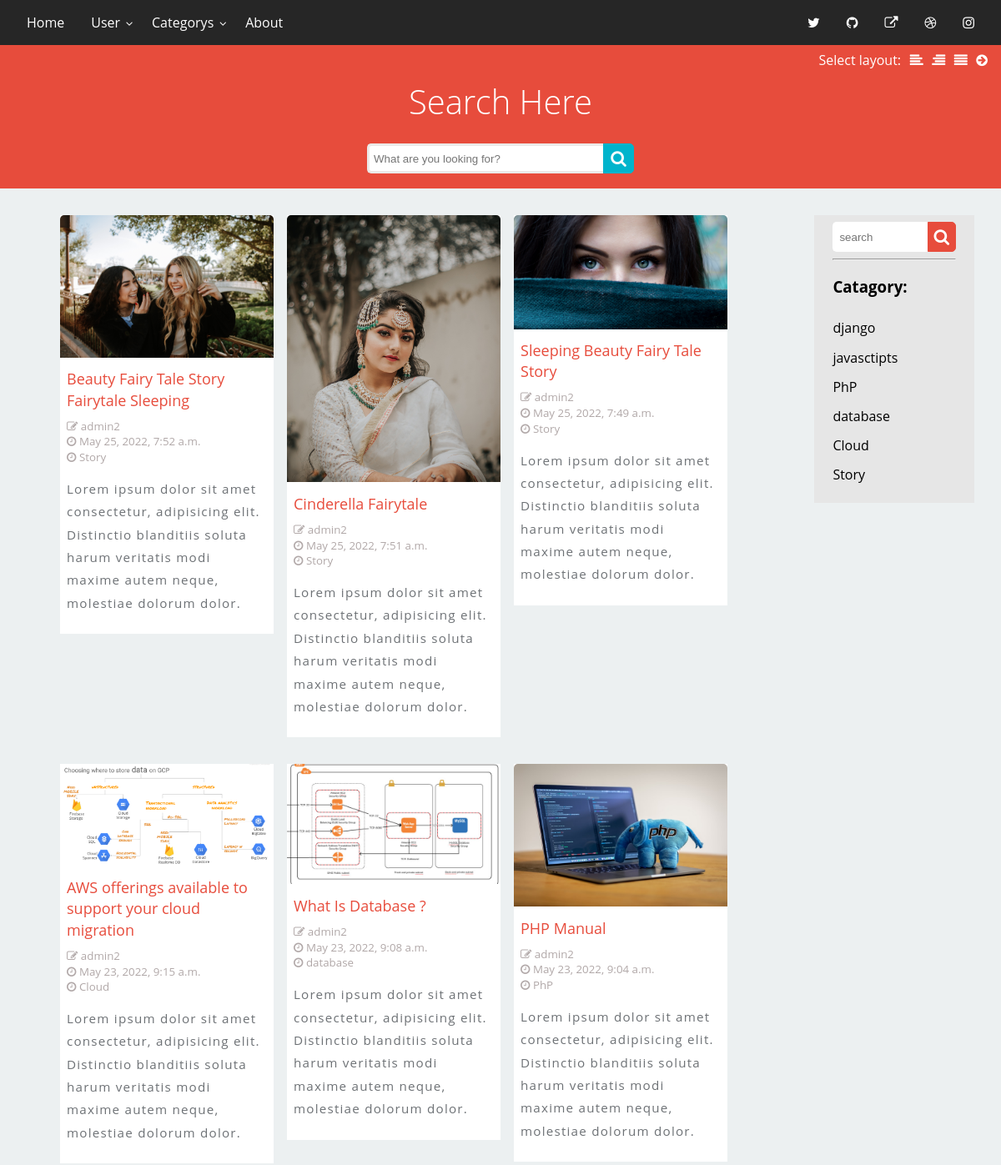
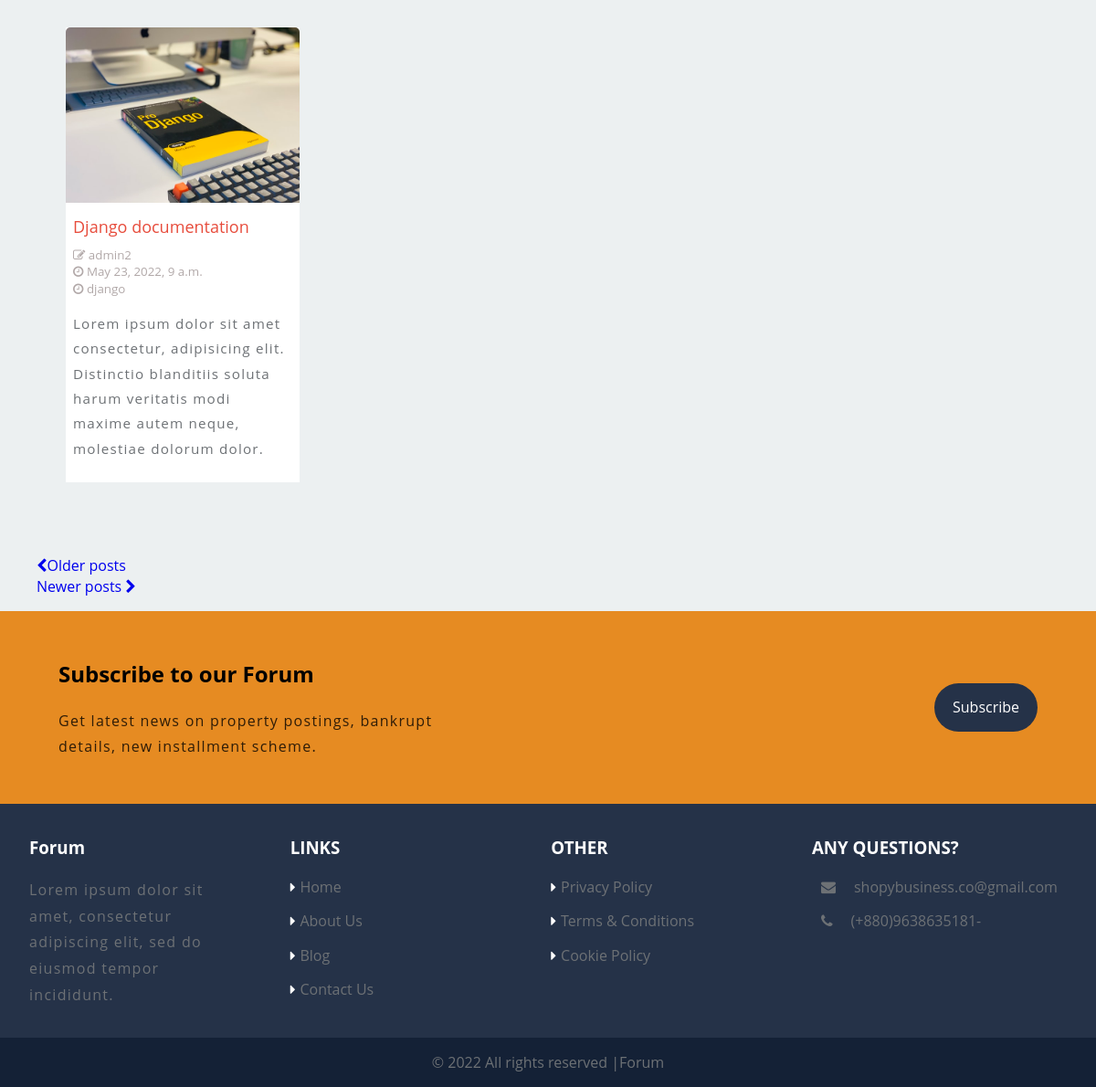
Screenshot of / (signed in) with the database file from the repository (2 pictures, top to bottom).
### home/models.py (models this page shows, shortened)
class BlogModel(models.Model):
    title = models.CharField(max_length=1000)
    slug = models.SlugField(max_length=1000, unique=True, null=True , blank=True)
    content = FroalaField()
    user = models.ForeignKey(User, blank=True, null=True, on_delete=models.CASCADE)
    image = models.ImageField(upload_to='blog')
    category = models. ForeignKey(Category, on_delete=models.CASCADE, blank=True, null=True,)
    created_at = models.DateTimeField(auto_now_add=True)
    upload_to = models.DateTimeField(auto_now=True)
    class Meta:
        verbose_name_plural= 'All Blogs'

class Category (models.Model):
    name = models.CharField(max_length=200)
    slug = models.SlugField(max_length=255, unique=True)
    class Meta:
        verbose_name_plural= 'Categories'

### home/views.py (the view)
# urls.py: 2. Add a URL to urlpatterns:  path('', views.home, name='home')
def home(request):
    blogs= BlogModel.objects.all().order_by('-created_at')
    categories = Category.objects.all()
    if request.method =='POST':
        search = request.POST.get('search')
        results = BlogModel.objects.filter(Q(title__icontains=search)|Q(content__icontains=search))
        context =  { 'results': results, 'search': search}
        return render(request, 'blog/index.html', context)
    context = {
                'blogs' : blogs,
                'categories': categories,
                }
    return render(request, 'blog/home.html',context)

### home/templates/blog/home.html (shortened to what this page needs)
{% extends "blog/base.html" %}
{% load custom_filters % }
{% block content %}
<div class="outer-wrap">
  <header class="masthead">
    <div class="sidebar-switcher">
      Select layout: <a href="#" class="sidebar-left-toggle"><i class="fa fa-align-left"></i></a> <a href="#" class="sidebar-right-toggle"><i
          class="fa fa-align-right"></i><span class="screen-reader-text">Move sidebar to the right</span></a> <a
        href="#" class="no-sidebar-toggle"><i class="fa fa-align-justify"></i></a> <a href="#" class="hide-sidebar-toggle"><i
          class="fa fa-arrow-circle-right"></i><span class="screen-reader-text">Remove sidebar</span></a>
    </div>
    <div class="centered">
      <div class="site-branding">
        <h5 class="site-title">Search Here</h5>
        <div class="wrap">
          <div class="search">
            <form class="search-form" action="" method="POST">
              <input type="text" name="search" class="searchTerm" aria-label="Search"
                placeholder="What are you looking for?">
              <button type="submit" class="searchButton">
                <i class="fa fa-search"></i>
              </button>
            </form>
          </div>
        </div>
      </div>
    </div>
  </header>
  <div class="content">
    <main class="main-area">
      <div class="centered">
        <section class="cards">
          {% for blog in blogs %}
          <article class="card hover-animate">
            <a href="{% url 'blog_detail' blog.slug %}">
              <img src="/media/{{blog.image}}" alt="meow">
              <div class="card-content">
                <h2 >{{blog.title}}</h2>
                <small class="user-and-date"><i class="fa fa-pencil-square-o" aria-hidden="true"></i>
                  {{blog.user.username}}</small>
                <small class="user-and-date"><i class="fa fa-clock-o" aria-hidden="true"></i>
                  {{blog.created_at}}</small>
                <small class="user-and-date"><i class="fa fa-clock-o" aria-hidden="true"></i>
                  {{blog.category.name}}</small>
                <p>Lorem ipsum dolor sit amet consectetur, adipisicing elit. Distinctio blanditiis soluta harum
                  veritatis modi maxime autem neque, molestiae dolorum dolor.</p>
              </div>
            </a>
          </article>
          {% endfor %}
        </section>
      </div>
    </main>
    <div class="sidebar">
      <div class="squish-container">
        <form class="search-form" action="" method="POST">
          <input type="text" name="search" class="sidebar-searchTerm" aria-label="Search" placeholder="search">
          <button type="submit" class="sidebar-searchButton ">
            <i class="fa fa-search"></i>
          </button>
        </form>
        <hr>
        <h3>Catagory:</h3>
        <nav class="example-menu">
          <ul>
            {% for category in categories %}
            <li>
              <a class="dropdown-item" href="{% url 'home' %}?category={{category.name}} " target="_blank">
                {{category.name}}
              </a>
            </li>
            {% endfor %}
          </ul>
        </nav>
      </div>
    </div>
  </div>
</div>
<div class="">
  <div aria-label="Blog pagination">
    <ul class="">
      <li class=""><a class="page-link text-sm rounded" href="#"> <i class="fa fa-chevron-left "></i>Older
          posts</a></li>
      <li class=""><a class="" href="#" tabindex="-1">Newer posts
          <i class="fa fa-chevron-right "></i></a></li>
    </ul>
  </div>
</div>

### static/css/custom.css (style rules this page uses)
*,html { scroll-behavior: smooth; }
*, *:after, *:before { -webkit-box-sizing: border-box; -moz-box-sizing: border-box; box-sizing: border-box; }
:root { scrollbar-color: rgb(210,210,210) rgb(46,54,69) !important; scrollbar-width: thin !important; --white:#fff; --black:#131417; --primary:#e6810ee8; --primarylite:#53b141; --gray:#6d7175; --dark:#253248; --darklite:#364256; --lite:#f8f9fa; }
body { margin: 0; }
body { background: #ecf0f1; line-height: 1.4; font-family: sans-serif; }
.card-content h2 { font-size: 18px; color: #e74c3c; }
.centered { margin: 0 auto; padding: 0 1em; }
@media screen and (min-width: 52em) { .centered { max-width: 52em; } }
.masthead { background: #e74c3c; }
.site-title { margin: 0 0 1em; padding: 1em 0; font-size: 2em; font-weight: 300; text-align: center; color: #FFF; }
@media screen and (min-width: 44.44em) { .site-title { font-size: 2em; } }
@media screen and (min-width: 50em) { .site-title { font-size: 2.5em; } }
.site-title { margin-bottom: 0; }
.sidebar { margin:2rem; padding: .5em 1.4em 1em; background: hsl(0, 0%, 90%); overflow: hidden; height: fit-content; }
.example-menu ul { list-style-type: none; margin: 0; padding: 0; }
.example-menu a { display: block; padding: .4em 0; color: inherit; text-decoration: none; transition: all 0.5s ease; }
@media screen and (min-width: 40em) { .sidebar-switcher { position: absolute; right: 0; padding: .4em 1em; color: #FFF; } }
@media screen and (min-width: 40em) { .sidebar-switcher a { color: #FFF; padding-left: .4em; } }
@media screen and (min-width: 40em) { .outer-wrap { display: flex; flex-direction: column; } }
@media screen and (min-width: 40em) { .content { display: flex; } }
@media screen and (min-width: 40em) { .main-area { flex: 1 1 auto; order: 1; } }
@media screen and (min-width: 40em) { .sidebar { flex: 0 0 12em; order: 2; } }
.main-area { padding: 2em; }
.card { background: white; margin-bottom: 2em; height: fit-content; }
.card a { color: black; text-decoration: none; }
.card-content { padding: 0.5em; }
.card-content h2 { margin-top: 0; margin-bottom: .5em; font-weight: normal; }
.card-content p { font-size: 95%; }
img { width: 100%; height: auto; border-top-left-radius: 5px; border-top-right-radius: 5px; }
@media screen and (min-width: 40em) { .cards { margin-top: -1em; display: flex; justify-content: space-between; flex-wrap: wrap; } }
@media screen and (min-width: 40em) { .card { margin-bottom: 1em; display: flex; flex: 0 1 calc(50% - 0.5em); } }
@media screen and (min-width: 60em) { .cards { margin-top: inherit; } }
@media screen and (min-width: 60em) { .card { margin-bottom: 2em; display: flex; flex: 0 1 calc(33% - 0.5em); } }
.hover-animate { transition: all 0.2s ease-in-out }
body { font-family: 'Open Sans', sans-serif; }
.search-form { display: flex; width: 100%; }
.search { width: 100%; position: relative; display: flex; }
.searchTerm { width: 100%; border: 3px solid #ece9e8; border-right: none; padding: 5px; border-radius: 5px 0 0 5px; outline: none; color: #9DBFAF; }
.searchButton { width: 40px; height: 36px; border: 1px solid #00B4CC; background: #00B4CC; text-align: center; color: #fff; border-radius: 0 5px 5px 0; cursor: pointer; font-size: 20px; }
.wrap { width: 40%; position: relative; top: 50%; left: 50%; transform: translate(-50%, -50%); }
.sidebar-searchTerm { width: 100%; border: 3px solid #ffffff;; border-right: none; padding: 5px; border-radius: 5px 0 0 5px; outline: none; color: #9DBFAF; }
.sidebar-searchButton { width: 40px; height: 36px; border: 1px solid #e74c3c; background: #e74c3c; text-align: center; color: #fff; border-radius: 0 5px 5px 0; cursor: pointer; font-size: 20px; }
.user-and-date { display: block; color: rgb(177, 168, 168); }
.story-img-details, img { margin:0%; }
a { text-decoration:none; transition:0.5s; outline:none !important; }
li { list-style:none; }
p { letter-spacing:0.08em; line-height:1.8em; color:var(--gray); }
img { min-width:100%; }

### rows the page displays
BlogModel: image (picture), title "Beauty Fairy Tale Story Fairytale Sleeping", user.username "admin2", created_at "May 25, 2022, 7:52 a.m.", category.name "Story"
BlogModel: image (picture), title "Cinderella Fairytale", user.username "admin2", created_at "May 25, 2022, 7:51 a.m.", category.name "Story"
BlogModel: image (picture), title "Sleeping Beauty Fairy Tale Story", user.username "admin2", created_at "May 25, 2022, 7:49 a.m.", category.name "Story"
BlogModel: image (picture), title "AWS offerings available to support your cloud migration", user.username "admin2", created_at "May 23, 2022, 9:15 a.m.", category.name "Cloud"
BlogModel: image (picture), title "What Is Database ?", user.username "admin2", created_at "May 23, 2022, 9:08 a.m.", category.name "database"
BlogModel: image (picture), title "PHP Manual", user.username "admin2", created_at "May 23, 2022, 9:04 a.m.", category.name "PhP"
BlogModel: image (picture), title "Django documentation", user.username "admin2", created_at "May 23, 2022, 9 a.m.", category.name "django"
Category: name "django"
Category: name "javasctipts"
Category: name "PhP"
Category: name "database"
Category: name "Cloud"
Category: name "Story"
